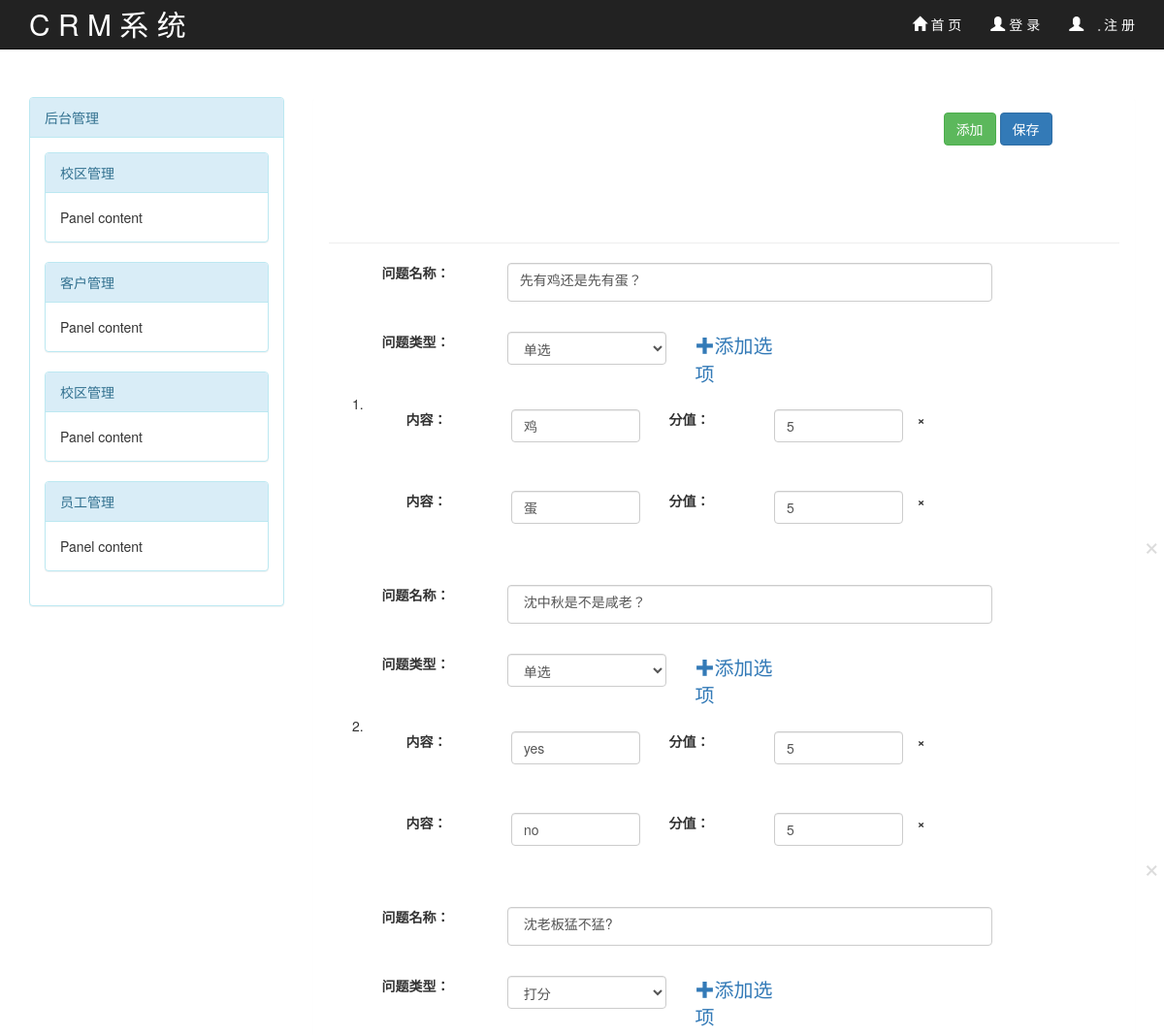
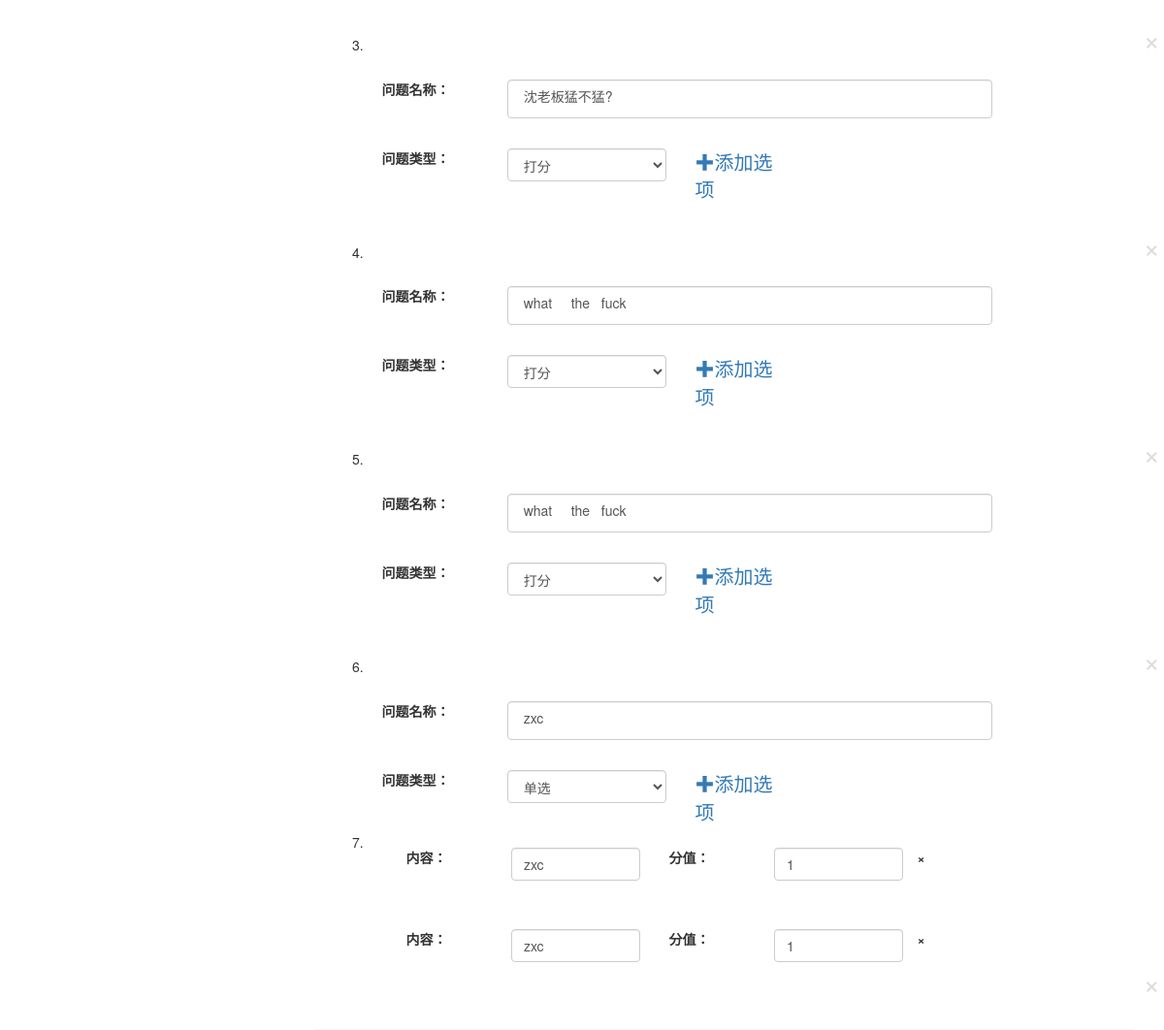
/questionnaire/1/, run on the app's committed database (2 pictures, top to bottom).
### app01/models.py (models this page shows, shortened)
class Question(models.Model):
    caption = models.CharField(max_length=64,verbose_name='标题')   #标题
    question_types = (
        (1,'打分'),
        (2,'单选'),
        (3,'评价')
    )
    tp = models.IntegerField(choices=question_types,verbose_name='回答方式')   #类型框
    naire = models.ForeignKey(to=Questionnaire,verbose_name="问卷")  #所属问卷
    class Meta:
        verbose_name_plural= '问题表'

class Option(models.Model):
    name = models.CharField(verbose_name='选项', max_length=32)     #名字
    score = models.IntegerField(verbose_name='分值')     #分值
    qs = models.ForeignKey(to=Question,verbose_name='问题')     #问题id
    class Meta:
        verbose_name_plural= '选项表'

### app01/views.py (the view, shortened to what this page needs)
# urls.py: url(r'^questionnaire/(\d+)/$',views.questionnaire),
def questionnaire(request,nid):
    if request.method == "GET":
        def inner():
            question_list = models.Question.objects.filter(naire_id=nid)  #获取到当前问题对应的问卷
            if not question_list:
                form = forms.QuestionModelForm()
                yield {"form":form, "obj":None, "option_cls":"hide", "options":None}
            else:
                for foo in question_list:
                    form = forms.QuestionModelForm(instance=foo) #针对当前的问题，foo值是一个对象
                    temp = {"form":form, "obj":foo , "option_cls":"hide", "options":None}
                    if foo.tp == 2:
                        temp["option_cls"] = ""
                        def inner_foo(xxx):
                            option_list = models.Option.objects.filter(qs=xxx)
                            for v in option_list:
                                yield {"form":OptionModelForm(instance=v),"obj":v}
                        temp["options"] = inner_foo(foo)
                    yield  temp
        return render(request,"questionnaire.html",{"form_list":inner()})
    return HttpResponse('ok')

### templates/questionnaire.html (shortened to what this page needs)
{% extends 'index.html' %}
{% block con %}
    <div class="panel panel-body edit">
        <div class="row add_far">
            <div class="col-md-3 col-md-offset-9">
                <button class="btn btn-success add">添加</button>
                <button class="btn btn-primary save">保存</button>
            </div>
        </div>
        <div class="content">
            <hr>
            <ol class="question_list">
                {% for item in form_list %}
                    <li>
                        <div pk="{{ item.obj.id }}" class="pk">
                            <div class="form-group">
                                <label for="id_caption" class="col-md-2 control-label">问题名称：</label>
                                <div class="col-md-10">
                                    {{ item.form.caption }}{{ item.form.errors.caption.0 }}
                                </div>
                            </div>
                            <div style="height: 50px;"></div>
                            <div class="form-group">
                                <label for="id_tp" class="col-md-2 control-label">问题类型：</label>
                                <div class="col-md-3 add_btn">
                                    {{ item.form.tp }}
                                </div>
                                <div class="col-md-2">
                                    <span style="font-size: 20px" class="add_tp">
                                        <a href="#add_tp" class="{{ item.options_cls }}">✚添加选项</a>
                                    </span>
                                </div>
                            </div>
                            <ul class="choice_list" style="margin-top: 80px;">
                                {% for v in item.options %}
                                    <div id="{{ v.obj.id }}">
                                        <div class="row" style="margin-right: 100px; margin-top: 50px;">
                                                <label for="id_name" class="col-md-2 control-label">内容：</label>
                                                <div class="col-md-3">
                                                {{ v.form.name }}
                                                </div>
                                                <label for="id_score" class="col-md-2 control-label">分值：</label>
                                                <div class="col-md-3">
                                                    {{ v.form.score }}
                                                 </div>
                                                <label class="col_fork">×</label>
                                        </div>
                                    </div>
                                {% endfor %}
                            </ul>
                            <span class="fork" style="margin-left: 800px; font-size: 30px; color: gainsboro">
                                ×
                            </span>
                        </div>
                    </li>
                {% endfor %}
            </ol>
        </div>
    </div>
{% endblock %}

### templates/index.html (style rules this page uses)
.content { margin-top: 100px; }

### data on the page
Question: caption "先有鸡还是先有蛋？", tp "单选"
Option: name "鸡", score "5"
Option: name "蛋", score "5"
Question: caption "沈中秋是不是咸老？", tp "单选"
Option: name "yes", score "5"
Option: name "no", score "5"
Question: caption "沈老板猛不猛?", tp "打分"
Question: caption "沈老板猛不猛?", tp "打分"
Question: caption "what the fuck", tp "打分"
Question: caption "what the fuck", tp "打分"
Question: caption "zxc", tp "单选"
Option: name "zxc", score "1"
Option: name "zxc", score "1"
